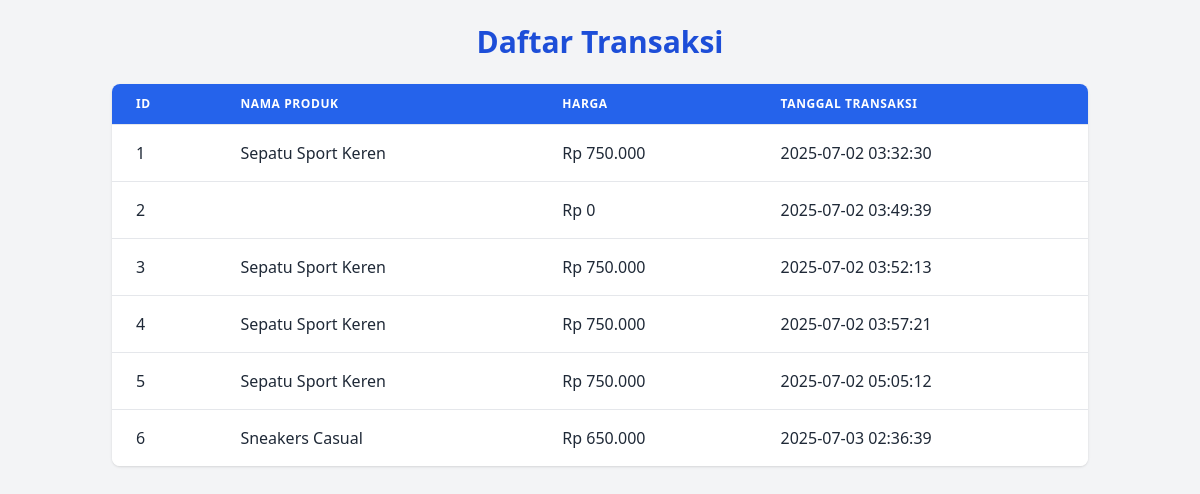
/daftar_transaksi.php, run on the app's committed database.
### tables this page shows
CREATE TABLE `transaksi` (
  `id` int(11) NOT NULL,
  `nama_produk` varchar(100) NOT NULL,
  `harga` int(11) NOT NULL,
  `tanggal_transaksi` timestamp NOT NULL DEFAULT current_timestamp() ON UPDATE current_timestamp()
);

### daftar_transaksi.php (the view, shortened to what this page needs)
<?php
$conn = new mysqli("localhost", "root", "", "toko_sepatu");
$result = $conn->query("SELECT * FROM transaksi");
?>
<!DOCTYPE html>
<html lang="id">
<head>
  <script src="https://cdn.tailwindcss.com"></script>
</head>
<body class="bg-gray-100 text-gray-800 font-sans">
  <div class="container mx-auto p-6">
    <h2 class="text-3xl font-bold text-center text-blue-700 mb-6">Daftar Transaksi</h2>
    <div class="overflow-x-auto shadow rounded-lg bg-white">
      <table class="min-w-full divide-y divide-gray-200">
        <thead class="bg-blue-600 text-white">
          <tr>
            <th class="px-6 py-3 text-left text-xs font-semibold uppercase tracking-wider">ID</th>
            <th class="px-6 py-3 text-left text-xs font-semibold uppercase tracking-wider">Nama Produk</th>
            <th class="px-6 py-3 text-left text-xs font-semibold uppercase tracking-wider">Harga</th>
            <th class="px-6 py-3 text-left text-xs font-semibold uppercase tracking-wider">Tanggal Transaksi</th>
          </tr>
        </thead>
        <tbody class="bg-white divide-y divide-gray-200">
          <?php while($row = $result->fetch_assoc()): ?>
            <tr class="hover:bg-gray-100 transition">
              <td class="px-6 py-4 whitespace-nowrap"><?= $row['id'] ?></td>
              <td class="px-6 py-4 whitespace-nowrap"><?= htmlspecialchars($row['nama_produk']) ?></td>
              <td class="px-6 py-4 whitespace-nowrap">Rp <?= number_format($row['harga'], 0, ',', '.') ?></td>
              <td class="px-6 py-4 whitespace-nowrap"><?= $row['tanggal_transaksi'] ?></td>
            </tr>
          <?php endwhile; ?>
        </tbody>
      </table>
    </div>
  </div>
</body>
</html>

### data on the page
transaksi: id "1", nama_produk "Sepatu Sport Keren", harga "750.000", tanggal_transaksi "2025-07-02 03:32:30"
transaksi: id "2", harga "0", tanggal_transaksi "2025-07-02 03:49:39"
transaksi: id "3", nama_produk "Sepatu Sport Keren", harga "750.000", tanggal_transaksi "2025-07-02 03:52:13"
transaksi: id "4", nama_produk "Sepatu Sport Keren", harga "750.000", tanggal_transaksi "2025-07-02 03:57:21"
transaksi: id "5", nama_produk "Sepatu Sport Keren", harga "750.000", tanggal_transaksi "2025-07-02 05:05:12"
transaksi: id "6", nama_produk "Sneakers Casual", harga "650.000", tanggal_transaksi "2025-07-03 02:36:39"
